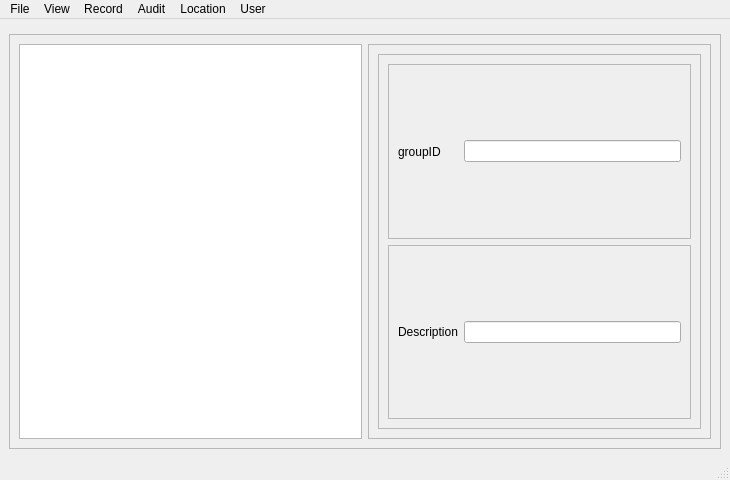
<?xml version="1.0" encoding="UTF-8"?>
<ui version="4.0">
 <class>UserGroupMainWindow</class>
 <widget class="QMainWindow" name="UserGroupMainWindow">
  <property name="geometry">
   <rect>
    <x>0</x>
    <y>0</y>
    <width>730</width>
    <height>480</height>
   </rect>
  </property>
  <property name="windowTitle">
   <string>MainWindow</string>
  </property>
  <widget class="QWidget" name="centralwidget">
   <layout class="QVBoxLayout" name="verticalLayout">
    <item>
     <widget class="QFrame" name="frame">
      <property name="frameShape">
       <enum>QFrame::StyledPanel</enum>
      </property>
      <property name="frameShadow">
       <enum>QFrame::Raised</enum>
      </property>
     </widget>
    </item>
    <item>
     <widget class="QFrame" name="frame_2">
      <property name="frameShape">
       <enum>QFrame::StyledPanel</enum>
      </property>
      <property name="frameShadow">
       <enum>QFrame::Raised</enum>
      </property>
      <layout class="QHBoxLayout" name="horizontalLayout_3">
       <item>
        <widget class="QTableWidget" name="tableWidget">
         <property name="editTriggers">
          <set>QAbstractItemView::NoEditTriggers</set>
         </property>
         <property name="alternatingRowColors">
          <bool>true</bool>
         </property>
        </widget>
       </item>
       <item>
        <widget class="QFrame" name="frame_3">
         <property name="frameShape">
          <enum>QFrame::StyledPanel</enum>
         </property>
         <property name="frameShadow">
          <enum>QFrame::Sunken</enum>
         </property>
         <property name="lineWidth">
          <number>1</number>
         </property>
         <layout class="QGridLayout" name="gridLayout_2">
          <item row="0" column="0">
           <widget class="QFrame" name="frame_4">
            <property name="frameShape">
             <enum>QFrame::StyledPanel</enum>
            </property>
            <property name="frameShadow">
             <enum>QFrame::Raised</enum>
            </property>
            <layout class="QVBoxLayout" name="verticalLayout_2">
             <item>
              <widget class="QFrame" name="frame_5">
               <property name="frameShape">
                <enum>QFrame::StyledPanel</enum>
               </property>
               <property name="frameShadow">
                <enum>QFrame::Raised</enum>
               </property>
               <layout class="QHBoxLayout" name="horizontalLayout">
                <item>
                 <widget class="QLabel" name="label_2">
                  <property name="text">
                   <string>groupID     </string>
                  </property>
                 </widget>
                </item>
                <item>
                 <widget class="QLineEdit" name="groupID"/>
                </item>
               </layout>
              </widget>
             </item>
             <item>
              <widget class="QFrame" name="frame_6">
               <property name="frameShape">
                <enum>QFrame::StyledPanel</enum>
               </property>
               <property name="frameShadow">
                <enum>QFrame::Raised</enum>
               </property>
               <layout class="QHBoxLayout" name="horizontalLayout_2">
                <item>
                 <widget class="QLabel" name="label_3">
                  <property name="text">
                   <string>Description</string>
                  </property>
                 </widget>
                </item>
                <item>
                 <widget class="QLineEdit" name="name"/>
                </item>
               </layout>
              </widget>
             </item>
            </layout>
           </widget>
          </item>
         </layout>
        </widget>
       </item>
      </layout>
     </widget>
    </item>
   </layout>
  </widget>
  <widget class="QMenuBar" name="menubar">
   <property name="geometry">
    <rect>
     <x>0</x>
     <y>0</y>
     <width>730</width>
     <height>25</height>
    </rect>
   </property>
   <widget class="QMenu" name="menuFile">
    <property name="title">
     <string>File</string>
    </property>
   </widget>
   <widget class="QMenu" name="menuView">
    <property name="title">
     <string>View</string>
    </property>
   </widget>
   <widget class="QMenu" name="menuRecord">
    <property name="title">
     <string>Record</string>
    </property>
   </widget>
   <widget class="QMenu" name="menuAudit">
    <property name="title">
     <string>Audit</string>
    </property>
   </widget>
   <widget class="QMenu" name="menuLocation">
    <property name="title">
     <string>Location</string>
    </property>
   </widget>
   <widget class="QMenu" name="menuUser">
    <property name="title">
     <string>User</string>
    </property>
    <widget class="QMenu" name="menuTransaction">
     <property name="title">
      <string>Transaction</string>
     </property>
     <addaction name="actionGroup_Transaction"/>
    </widget>
    <addaction name="menuTransaction"/>
   </widget>
   <addaction name="menuFile"/>
   <addaction name="menuView"/>
   <addaction name="menuRecord"/>
   <addaction name="menuAudit"/>
   <addaction name="menuLocation"/>
   <addaction name="menuUser"/>
  </widget>
  <widget class="QStatusBar" name="statusbar"/>
  <action name="actionGroup_Transaction">
   <property name="text">
    <string>Group Transaction</string>
   </property>
  </action>
 </widget>
 <resources/>
 <connections/>
</ui>
